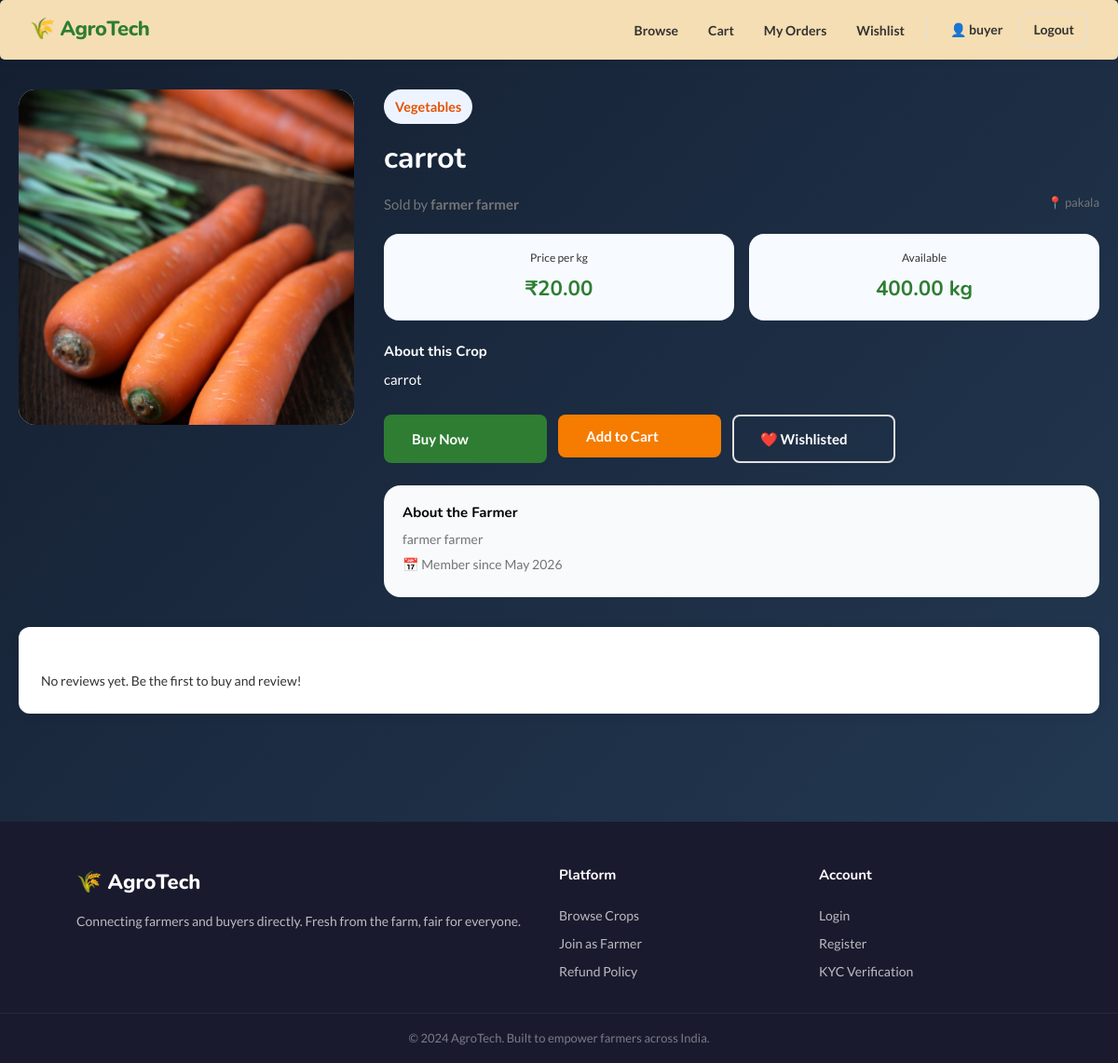
Page /buyers/crop/7/ (signed in) on the committed database.
### accounts/models.py (models this page shows, shortened)
class User(AbstractUser):
    email = models.EmailField(unique=True)
    USERNAME_FIELD = 'email'
    REQUIRED_FIELDS = ['username']

class UserProfile(models.Model):
    ROLE_CHOICES = [
        ('farmer', 'Farmer'),
        ('buyer', 'Buyer'),
    ]
    KYC_STATUS = [
        ('not_submitted', 'Not Submitted'),
        ('pending', 'Pending Review'),
        ('approved', 'Approved'),
        ('rejected', 'Rejected'),
    ]
    user = models.OneToOneField(User, on_delete=models.CASCADE, related_name='profile')
    role = models.CharField(max_length=10, choices=ROLE_CHOICES)
    phone = models.CharField(max_length=15, blank=True)
    address = models.TextField(blank=True)
    profile_photo = models.ImageField(upload_to='profile_photos/', blank=True, null=True)
    is_verified = models.BooleanField(default=False)
    is_blocked = models.BooleanField(default=False)
    joined_on = models.DateTimeField(auto_now_add=True)
    kyc_document = models.ImageField(upload_to='kyc/', blank=True, null=True)
    kyc_document_type = models.CharField(max_length=30, blank=True)
    kyc_status = models.CharField(max_length=20, choices=KYC_STATUS, default='not_submitted')
    kyc_rejection_reason = models.TextField(blank=True)
    kyc_submitted_on = models.DateTimeField(blank=True, null=True)
    kyc_reviewed_on = models.DateTimeField(blank=True, null=True)

### farmers/models.py (models this page shows, shortened)
class Crop(models.Model):
    CATEGORY_CHOICES = [
        ('vegetables', 'Vegetables'),
        ('fruits', 'Fruits'),
        ('grains', 'Grains & Cereals'),
        ('pulses', 'Pulses & Legumes'),
        ('spices', 'Spices & Herbs'),
        ('dairy', 'Dairy Products'),
        ('other', 'Other'),
    ]
    farmer = models.ForeignKey(User, on_delete=models.CASCADE, related_name='crops')
    name = models.CharField(max_length=100)
    category = models.CharField(max_length=30, choices=CATEGORY_CHOICES, default='vegetables')
    description = models.TextField()
    price_per_kg = models.DecimalField(max_digits=8, decimal_places=2)
    quantity_kg = models.DecimalField(max_digits=8, decimal_places=2)
    location = models.CharField(max_length=150)
    image = models.ImageField(upload_to='crops/', blank=True, null=True)
    is_available = models.BooleanField(default=True)
    created_on = models.DateTimeField(auto_now_add=True)
    updated_on = models.DateTimeField(auto_now=True)
    def average_rating(self):
        reviews = self.reviews.all()
        if reviews.exists():
            return round(sum(r.rating for r in reviews) / reviews.count(), 1)
        return None

### buyers/views.py (the view)
# urls.py: path('crop/<int:crop_id>/', views.crop_detail_view, name='crop_detail'),
def crop_detail_view(request, crop_id):
    crop = get_object_or_404(Crop, id=crop_id, is_available=True)
    reviews = Review.objects.filter(crop=crop, is_flagged=False).order_by('-created_on')
    avg_rating = crop.average_rating()
    user_has_reviewed = False
    in_wishlist = False
    if request.user.is_authenticated:
        profile = getattr(request.user, 'profile', None)
        if profile and profile.role == 'buyer':
            user_has_reviewed = Review.objects.filter(crop=crop, buyer=request.user).exists()
            in_wishlist = Wishlist.objects.filter(crop=crop, buyer=request.user).exists()
    return render(request, 'buyers/crop_detail.html', {
        'crop': crop,
        'reviews': reviews,
        'avg_rating': avg_rating,
        'user_has_reviewed': user_has_reviewed,
        'in_wishlist': in_wishlist,
    })

### buyers/templates/buyers/crop_detail.html (shortened to what this page needs)
{% extends 'base.html' %}
{% load static %}
{% block extra_css %}
  <link rel="stylesheet" href="{% static 'buyers/crop_detail.css' %}" />
{% endblock %}
{% block content %}
<div class="page-wrapper">
  <div class="crop-detail-layout">
    <div class="crop-detail-image-wrap">
      {% if crop.image %}
        <img src="{{ crop.image.url }}" alt="{{ crop.name }}" class="crop-detail-image" />
      {% else %}
        <div class="crop-detail-placeholder">🌾</div>
      {% endif %}
    </div>
    <div class="crop-detail-info">
      <div class="crop-detail-top">
        <span class="category-tag">{{ crop.get_category_display }}</span>
      </div>
      <h1>{{ crop.name }}</h1>
      <div class="farmer-row">
        <p>Sold by <strong>{{ crop.farmer.get_full_name|default:crop.farmer.username }}</strong></p>
        <p class="crop-location">📍 {{ crop.location }}</p>
      </div>
      <div class="price-qty-row">
        <div class="price-box">
          <span class="price-label">Price per kg</span>
          <span class="price-value">₹{{ crop.price_per_kg }}</span>
        </div>
        <div class="price-box">
          <span class="price-label">Available</span>
          <span class="price-value">{{ crop.quantity_kg }} kg</span>
        </div>
      </div>
      <div class="crop-description">
        <h4>About this Crop</h4>
        <p style="color:white">{{ crop.description }}</p>
      </div>
      {% if user.is_authenticated and user.profile.role == 'buyer' %}
        <div class="detail-actions">
          <a href="{% url 'buyers:place_order' crop.id %}" class="btn btn-green btn-lg">Buy Now</a>
          <form method="POST" action="{% url 'buyers:add_to_cart' crop.id %}" style="display:inline;">
            <button type="submit" class="btn btn-orange btn-lg">Add to Cart</button>
          </form>
          <a style="color:white" href="{% url 'buyers:toggle_wishlist' crop.id %}" class="btn btn-outline btn-lg">
            {% if in_wishlist %}❤️ Wishlisted{% else %}🤍 Wishlist{% endif %}
          </a>
        </div>
      {% elif not user.is_authenticated %}
        <div class="detail-actions">
          <a href="{% url 'accounts:login' %}" class="btn btn-green btn-lg">Login to Buy</a>
        </div>
      {% endif %}
      <div class="farmer-info-box">
        <h4 style="color:black">About the Farmer</h4>
        <p>{{ crop.farmer.get_full_name|default:crop.farmer.username }}</p>
        <p>📅 Member since {{ crop.farmer.profile.joined_on|date:"M Y" }}</p>
      </div>
    </div>
  </div>
  <div class="section-card reviews-section">
    <h3>Customer Reviews ({{ reviews.count }})</h3>
    {% if reviews %}
      <div class="reviews-list">
        {% for review in reviews %}
          <div class="review-card">
            <div class="review-top">
              <strong>{{ review.buyer.get_full_name|default:review.buyer.username }}</strong>
              <div class="stars">
                {% for i in "12345" %}
                  <span class="star {% if forloop.counter <= review.rating %}filled{% endif %}">★</span>
                {% endfor %}
              </div>
              <span class="review-date">{{ review.created_on|date:"d M Y" }}</span>
            </div>
            {% if review.comment %}
              <p class="review-comment">{{ review.comment }}</p>
            {% endif %}
          </div>
        {% endfor %}
      </div>
    {% else %}
      <p class="empty-text">No reviews yet. Be the first to buy and review!</p>
    {% endif %}
  </div>
</div>
{% endblock %}

### templates/base.html (shortened to what this page needs)
<!DOCTYPE html>
<html lang="en">
<head>
  {% load static %}
  <link rel="stylesheet" href="{% static 'css/main.css' %}?v=7" />
  {% block extra_css %}{% endblock %}
</head>
<body>
<nav class="navbar">
  <a href="/" class="logo">🌾 AgroTech</a>
  <ul class="nav-links">
    {% if user.is_authenticated %}
      {% with profile=user.profile %}
        {% if user.is_superuser %}
          <li><a href="{% url 'admin_panel:dashboard' %}" class="{% block admin_active %}{% endblock %}">Dashboard</a></li>
          <li><a href="{% url 'admin_panel:kyc_list' %}">KYC</a></li>
          <li><a href="{% url 'admin_panel:users_list' %}">Users</a></li>
          <li><a href="{% url 'admin_panel:orders_list' %}">Orders</a></li>
          <li><a href="{% url 'admin_panel:reviews_list' %}">Reviews</a></li>
        {% elif profile.role == 'farmer' %}
          <li><a href="{% url 'farmers:dashboard' %}">Dashboard</a></li>
          <li><a href="{% url 'farmers:my_crops' %}">My Crops</a></li>
          <li><a href="{% url 'farmers:orders' %}">Orders</a></li>
          <li><a href="{% url 'farmers:earnings' %}">Earnings</a></li>
          <li><a href="{% url 'farmers:reviews' %}">Reviews</a></li>
        {% elif profile.role == 'buyer' %}
          <li><a href="{% url 'buyers:home' %}">Browse</a></li>
          <li><a href="{% url 'buyers:cart' %}">Cart</a></li>
          <li><a href="{% url 'buyers:my_orders' %}">My Orders</a></li>
          <li><a href="{% url 'buyers:wishlist' %}">Wishlist</a></li>
        {% endif %}
      {% endwith %}
      <li>
        <a href="{% url 'accounts:profile' %}" class="nav-profile">
          👤 {{ user.first_name|default:user.username }}
        </a>
      </li>
      <li><a href="{% url 'accounts:logout' %}" class="btn btn-outline-sm">Logout</a></li>
    {% else %}
      <li><a href="{% url 'buyers:home' %}">Browse Crops</a></li>
      <li><a href="{% url 'accounts:login' %}" class="btn btn-outline-sm">Login</a></li>
      <li><a href="{% url 'accounts:register' %}" class="btn btn-green-sm">Sign Up</a></li>
    {% endif %}
  </ul>
</nav>
<main class="main-content">
  {% block content %}{% endblock %}
</main>
<footer class="footer">
  <div class="footer-inner">
    <div class="footer-brand">
      <span class="logo">🌾 AgroTech</span>
      <p>Connecting farmers and buyers directly. Fresh from the farm, fair for everyone.</p>
    </div>
    <div class="footer-links">
      <h4>Platform</h4>
      <a href="{% url 'buyers:home' %}">Browse Crops</a>
      <a href="{% url 'accounts:register' %}">Join as Farmer</a>
      <a href="{% url 'buyers:refund_policy' %}">Refund Policy</a>
    </div>
    <div class="footer-links">
      <h4>Account</h4>
      <a href="{% url 'accounts:login' %}">Login</a>
      <a href="{% url 'accounts:register' %}">Register</a>
      <a href="{% url 'accounts:kyc_upload' %}">KYC Verification</a>
    </div>
  </div>
  <div class="footer-bottom">
    <p>© 2024 AgroTech. Built to empower farmers across India.</p>
  </div>
</footer>
</body>
</html>

### buyers/static/buyers/crop_detail.css (style rules this page uses)
.crop-detail-layout { display: grid; grid-template-columns: 360px 1fr; gap: 2rem; }
.crop-detail-image-wrap { border-radius: 18px; overflow: hidden; background: #f8fafc; }
.crop-detail-image { width: 100%; display: block; object-fit: cover; aspect-ratio: 4 / 3; }
.crop-detail-top { display: flex; gap: 0.75rem; flex-wrap: wrap; margin-bottom: 1rem; }
.category-tag, .verified-badge-sm { display: inline-flex; align-items: center; gap: 0.35rem; padding: 0.45rem 0.75rem; border-radius: 999px; background: #eef4ff; font-size: 0.9rem; }
.farmer-row { display: flex; justify-content: space-between; gap: 1rem; margin: 1rem 0; color: var(--text-muted); }
.price-qty-row { display: grid; grid-template-columns: repeat(auto-fit, minmax(120px, 1fr)); gap: 1rem; margin: 1rem 0; }
.price-box { padding: 1rem; border-radius: 16px; background: #f7fbff; }
.price-label { display: block; color: var(--text-muted); margin-bottom: 0.35rem; }
.price-value { font-size: 1.4rem; font-weight: 700; }
.detail-actions { display: flex; flex-wrap: wrap; gap: 0.75rem; margin: 1.5rem 0; }
.detail-actions .btn { min-width: 175px; }
.farmer-info-box { padding: 1.25rem; border-radius: 18px; background: #f8fafc; margin-top: 1.5rem; }
.crop-description { margin: 1.5rem 0; }
.section-card.reviews-section { margin-top: 2rem; }
.empty-text { color: var(--text-muted); }

### rows in the picture
User: first_name "buyer"
Crop: image (picture), category "Vegetables", name "carrot", farmer.get_full_name "farmer farmer", location "pakala", price_per_kg "20.00", quantity_kg "400.00", description "carrot", farmer.profile.joined_on "May 2026"
